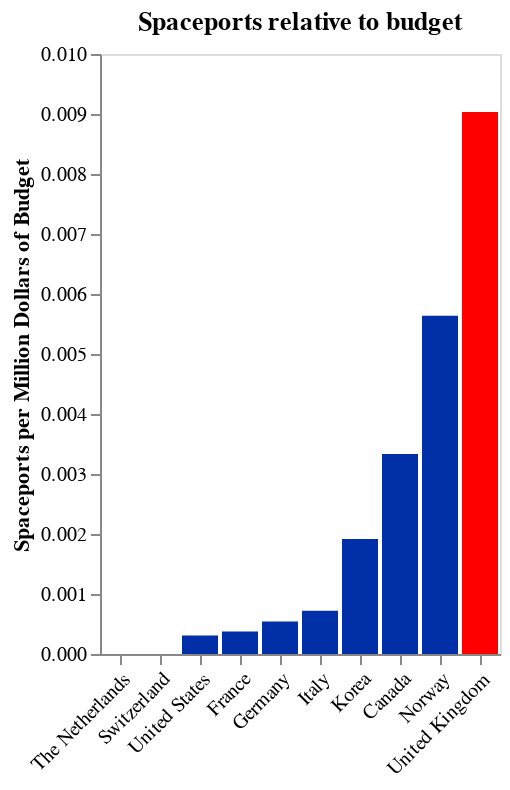

The notebook cell this image was saved under:
### Code cell
highlight_color = alt.condition(
    alt.datum.Country == 'United Kingdom',  # Highlight the UK
    alt.value('red'),  # Highlight color
    alt.value('#002FA7')  # Default color
)

sp_bar_chart = alt.Chart(oecd_df_plus).mark_bar().encode(
    x=alt.X(
        'Country:N',
        title='',
        sort='y',
        axis=alt.Axis(labelAngle=-45, grid=False)  # Rotate labels and remove gridlines
    ),
    y=alt.Y('sp_per_budget_mil:Q', title='Spaceports per Million Dollars of Budget', axis=alt.Axis(grid=False)),
    color=highlight_color,
    tooltip=[
        'Country', 
        'Spaceports',
        alt.Tooltip('budget_a:Q', title='Public Space Budget', format='$,.0f')  # Format the 'budget' field as dollars
    ]
).properties(
    title='Spaceports relative to budget'
)

sp_bar_chart

### Figure 1 — Vega-Lite specification as saved in the notebook (floating-point values rounded to 4 significant figures)
{"config": {"view": {"continuousWidth": 300, "continuousHeight": 300}}, "data": {"name": "data-4b5ba3e5bd489e85017f52d2f051f633"}, "mark": {"type": "bar"}, "encoding": {"color": {"condition": {"test": "(datum.Country === 'United Kingdom')", "value": "red"}, "value": "#002FA7"}, "tooltip": [{"field": "Country", "type": "nominal"}, {"field": "Spaceports", "type": "quantitative"}, {"field": "budget_a", "format": "$,.0f", "title": "Public Space Budget", "type": "quantitative"}], "x": {"axis": {"grid": false, "labelAngle": -45}, "field": "Country", "sort": "y", "title": "", "type": "nominal"}, "y": {"axis": {"grid": false}, "field": "sp_per_budget_mil", "title": "Spaceports per Million Dollars of Budget", "type": "quantitative"}}, "title": "Spaceports relative to budget", "$schema": "https://vega.github.io/schema/vega-lite/v5.8.0.json", "datasets": {"data-4b5ba3e5bd489e85017f52d2f051f633": [{"Country": "Canada", "First satellite": "Alouette 1", "First satellite year": "1962", "Number of satellites": 59, "First orbital launch": null, "First orbital launch year": null, "Spaceports": 1.0, "Workforce": 11600, "Revenue": 3900000000.0, "budget % of GDP": 0.014, "budget per capita": 7.7, "Country Name_x": "Canada", "pop": 38940000.0, "Country Name_y": "Canada", "gdp": 2161000000000.0, "budget_a": 299800000.0, "budget_b": 302600000.0, "budget_var": -2776000.0, "wf_per_budget_mil": 38.69, "sats_per_budget_mil": 0.1968, "sps_per_budget_mil": 0.003335, "sat_per_budget_mil": 0.1968, "sp_per_budget_mil": 0.003335}, {"Country": "France", "First satellite": "Astérix", "First satellite year": "1965", "Number of satellites": 37, "First orbital launch": "Diamant A", "First orbital launch year": "1965", "Spaceports": 1.0, "Workforce": 32200, "Revenue": 12300000000.0, "budget % of GDP": 0.097, "budget per capita": 39.4, "Country Name_x": "France", "pop": 67970000.0, "Country Name_y": "France", "gdp": 2779000000000.0, "budget_a": 2678000000.0, "budget_b": 2696000000.0, "budget_var": -17650000.0, "wf_per_budget_mil": 12.02, "sats_per_budget_mil": 0.01382, "sps_per_budget_mil": 0.0003734, "sat_per_budget_mil": 0.01382, "sp_per_budget_mil": 0.0003734}, {"Country": "Germany", "First satellite": "Azur", "First satellite year": "1969", "Number of satellites": 51, "First orbital launch": null, "First orbital launch year": null, "Spaceports": 1.0, "Workforce": 9200, "Revenue": 2800000000.0, "budget % of GDP": 0.045, "budget per capita": 22.0, "Country Name_x": "Germany", "pop": 83800000.0, "Country Name_y": "Germany", "gdp": 4082000000000.0, "budget_a": 1844000000.0, "budget_b": 1837000000.0, "budget_var": 6444000.0, "wf_per_budget_mil": 4.99, "sats_per_budget_mil": 0.02766, "sps_per_budget_mil": 0.0005424, "sat_per_budget_mil": 0.02766, "sp_per_budget_mil": 0.0005424}, {"Country": "Italy", "First satellite": "San Marco 1", "First satellite year": "1964", "Number of satellites": 22, "First orbital launch": null, "First orbital launch year": null, "Spaceports": 1.0, "Workforce": 7000, "Revenue": 2300000000.0, "budget % of GDP": 0.069, "budget per capita": 23.6, "Country Name_x": "Italy", "pop": 58940000.0, "Country Name_y": "Italy", "gdp": 2067000000000.0, "budget_a": 1391000000.0, "budget_b": 1426000000.0, "budget_var": -35220000.0, "wf_per_budget_mil": 5.032, "sats_per_budget_mil": 0.01582, "sps_per_budget_mil": 0.0007189, "sat_per_budget_mil": 0.01582, "sp_per_budget_mil": 0.0007189}, {"Country": "Korea", "First satellite": "KITSAT-1", "First satellite year": "1992", "Number of satellites": 21, "First orbital launch": "Naro Space Centre", "First orbital launch year": "2013", "Spaceports": 1.0, "Workforce": 9797, "Revenue": 2800000000.0, "budget % of GDP": 0.034, "budget per capita": 10.1, "Country Name_x": "Korea", "pop": 51670000.0, "Country Name_y": "Korea", "gdp": 1674000000000.0, "budget_a": 521900000.0, "budget_b": 569100000.0, "budget_var": -47240000.0, "wf_per_budget_mil": 18.77, "sats_per_budget_mil": 0.04024, "sps_per_budget_mil": 0.001916, "sat_per_budget_mil": 0.04024, "sp_per_budget_mil": 0.001916}, {"Country": "The Netherlands", "First satellite": "Astronomical Netherlands Satellite", "First satellite year": "1974", "Number of satellites": 15, "First orbital launch": null, "First orbital launch year": null, "Spaceports": 0.0, "Workforce": 6000, "Revenue": 966000000.0, "budget % of GDP": 0.016, "budget per capita": 9.2, "Country Name_x": "The Netherlands", "pop": 17700000.0, "Country Name_y": "The Netherlands", "gdp": 1009000000000.0, "budget_a": 162800000.0, "budget_b": 161500000.0, "budget_var": 1345000.0, "wf_per_budget_mil": 36.84, "sats_per_budget_mil": 0.09211, "sps_per_budget_mil": 0.0, "sat_per_budget_mil": 0.09211, "sp_per_budget_mil": 0.0}, {"Country": "Norway", "First satellite": "Thor 1", "First satellite year": "1992", "Number of satellites": 9, "First orbital launch": null, "First orbital launch year": null, "Spaceports": 1.0, "Workforce": 2700, "Revenue": 1300000000.0, "budget % of GDP": 0.031, "budget per capita": 32.5, "Country Name_x": "Norway", "pop": 5457000.0, "Country Name_y": "Norway", "gdp": 593700000000.0, "budget_a": 177400000.0, "budget_b": 184100000.0, "budget_var": -6699000.0, "wf_per_budget_mil": 15.22, "sats_per_budget_mil": 0.05075, "sps_per_budget_mil": 0.005638, "sat_per_budget_mil": 0.05075, "sp_per_budget_mil": 0.005638}, {"Country": "Switzerland", "First satellite": "SwissCube-1", "First satellite year": "2009", "Number of satellites": 15, "First orbital launch": null, "First orbital launch year": null, "Spaceports": 0.0, "Workforce": 1500, "Revenue": null, "budget % of GDP": 0.036, "budget per capita": 32.9, "Country Name_x": "Switzerland", "pop": 8776000.0, "Country Name_y": "Switzerland", "gdp": 818400000000.0, "budget_a": 288700000.0, "budget_b": 294600000.0, "budget_var": -5911000.0, "wf_per_budget_mil": 5.195, "sats_per_budget_mil": 0.05195, "sps_per_budget_mil": 0.0, "sat_per_budget_mil": 0.05195, "sp_per_budget_mil": 0.0}, {"Country": "United Kingdom", "First satellite": "Ariel", "First satellite year": "1962", "Number of satellites": 565, "First orbital launch": "Black Arrow", "First orbital launch year": "1971", "Spaceports": 6.0, "Workforce": 48800, "Revenue": 21600000000.0, "budget % of GDP": 0.022, "budget per capita": 9.8, "Country Name_x": "United Kingdom", "pop": 67790000.0, "Country Name_y": "United Kingdom", "gdp": 3089000000000.0, "budget_a": 664400000.0, "budget_b": 679500000.0, "budget_var": -15190000.0, "wf_per_budget_mil": 73.46, "sats_per_budget_mil": 0.8505, "sps_per_budget_mil": 0.009031, "sat_per_budget_mil": 0.8505, "sp_per_budget_mil": 0.009031}, {"Country": "United States", "First satellite": "Explorer 1", "First satellite year": "1958", "Number of satellites": 4529, "First orbital launch": "Juno 1", "First orbital launch year": "1958", "Spaceports": 19.0, "Workforce": 360000, "Revenue": 211600000000.0, "budget % of GDP": 0.243, "budget per capita": 186.1, "Country Name_x": "United States", "pop": 333300000.0, "Country Name_y": "United States", "gdp": 25740000000000.0, "budget_a": 62020000000.0, "budget_b": 62560000000.0, "budget_var": -536400000.0, "wf_per_budget_mil": 5.804, "sats_per_budget_mil": 0.07302, "sps_per_budget_mil": 0.0003063, "sat_per_budget_mil": 0.07302, "sp_per_budget_mil": 0.0003063}]}}
